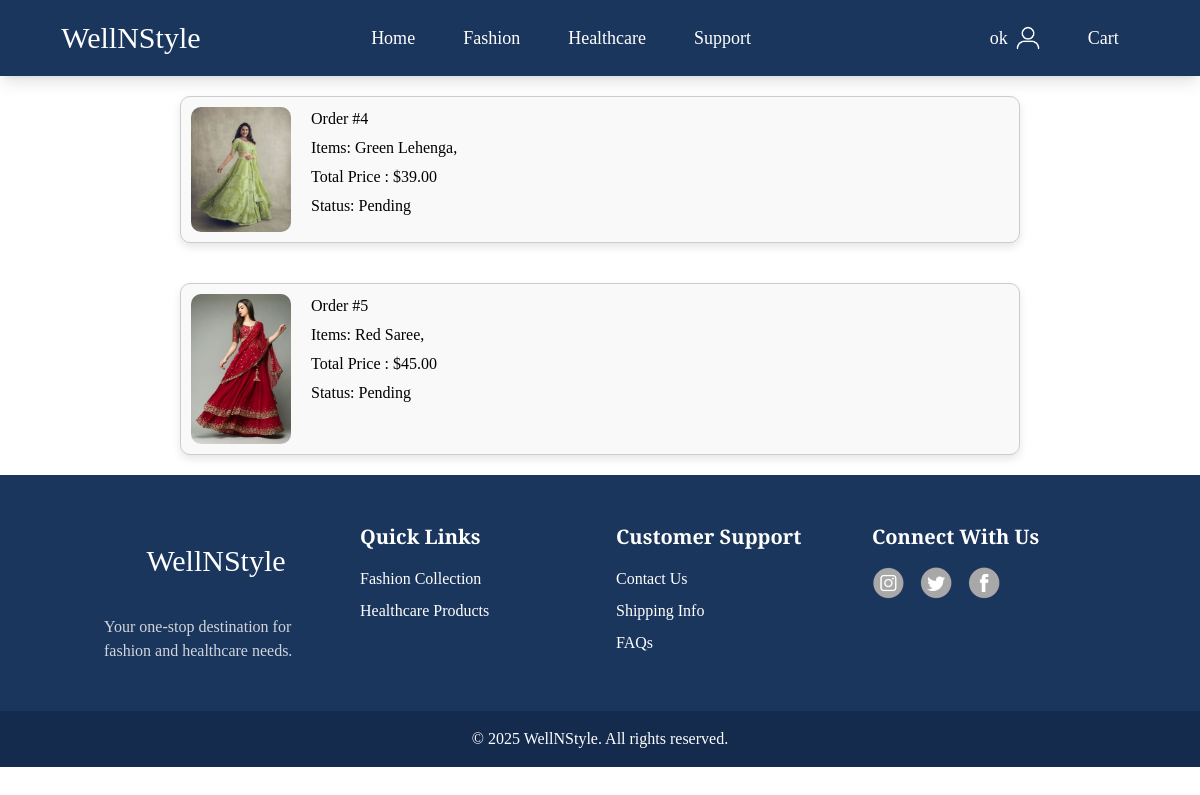
Screenshot of /orders/ (signed in) with the database file from the repository.
### ecom/models.py (models this page shows, shortened)
class Product(models.Model):
    name = models.CharField(max_length=255)
    description = models.TextField()
    price = models.DecimalField(max_digits=10, decimal_places=2)
    category = models.ForeignKey(Category, on_delete=models.CASCADE)
    image = models.ImageField(upload_to='product/img')
    stock_quantity = models.IntegerField()

class Order(models.Model):
    user = models.ForeignKey(User, on_delete=models.CASCADE)
    products = models.ManyToManyField(Product)
    total_price = models.DecimalField(max_digits=10, decimal_places=2)
    status = models.CharField(max_length=100)

### ecom/views.py (the view)
# urls.py: path('orders/',orders, name = 'orders'),
@login_required(login_url='/loginpg/')
def orders(request):
    user_orders = Order.objects.filter(user=request.user)
    return render(request, "ecom/orders.html", {'user_orders': user_orders})

### ecom/templates/ecom/orders.html (shortened to what this page needs)
{% extends 'ecom/base.html' %}
{% load static %}
{% block body %}
<div class="flex flex-col items-center">
    {% for order in user_orders %}
    <div class="order">
        <div class="order-details">
          {% for item in order.products.all %}
          <img src="{{ item.image.url }}" alt="{{ item.name }}" width="100">
          {% endfor %}
            <div class="order-info">
                <h3>Order #{{ order.id }}</h3>
                <p>Items: {% for item in order.products.all %} {{ item.name }}, {% endfor %}</p>
                <p>Total Price : ${{ order.total_price }}</p>
                <p>Status: {{ order.status }}</p>
            </div>
        </div>
    </div>
    {% empty %}
    <p>No orders found.</p>
    {% endfor %}
</div>
{% endblock %}

### ecom/templates/ecom/base.html (shortened to what this page needs)
{% load static %}
<!DOCTYPE html>
<html lang="en">
<head>
    <link rel="stylesheet" href="{% static './css/style.css' %}">
    <script src="https://cdn.tailwindcss.com"></script>
</head>
<body>
    <nav class="flex justify-around text-lg bg-[#1B365D] text-white shadow-lg">
        <ul>
            <li class="text-3xl text-center py-5">WellNStyle</li>
        </ul>
        <ul class="flex px-6 mr-12 items-center">
            <li class="hover:bg-[#4FA49D] transition-colors cursor-pointer px-6 py-6"><a href="/">Home</a></li>
            <li class="group relative hover:bg-[#4FA49D] transition-colors cursor-pointer px-6 py-6">
                <a href="/collection/">Fashion</a>
            </li>
            <li class="group relative hover:bg-[#4FA49D] transition-colors cursor-pointer px-6 py-6">
                <a href="{% url 'healthcare' %}">Healthcare</a>
            </li>
            <li class="hover:bg-[#4FA49D] transition-colors cursor-pointer px-6 py-6"><a href="/customercare/">Support</a></li>
        </ul>
        {% if user.is_authenticated %}
            <ul class="flex justify-center items-center">
                <li class="text-center px-5"><a href="/account/" class="flex items-center"><span>{{request.user}}</span><img src="/media/download.png" class="h-8 px-1"></a></li>
                <li class="hover:bg-[#4FA49D] transition-colors cursor-pointer px-5 py-6"><a href="/cart/">Cart</a></li>
            </ul>
        {% else %}
            <ul class="flex items-center">
                <li class="hover:text-gray-200 hover:underline cursor-pointer px-10 py-6"><a href="/loginpg/">Log In</a></li>
                <li class="hover:text-gray-200 hover:underline cursor-pointer px-10 py-6">Cart - </li>
            </ul>
        {% endif %}
    </nav>
    {% block body %}
    {% endblock %}
    <footer class="bg-[#1B365D] text-white">
        <div class="container mx-auto py-12 px-4 grid grid-cols-4 gap-8">
            <div>
                <p class="text-3xl text-center py-5"> WellNStyle </p>
                <p class="mt-4 text-gray-300">Your one-stop destination for fashion and healthcare needs.</p>
            </div>
            <div>
                <h3 class="text-xl font-semibold mb-4">Quick Links</h3>
                <ul class="space-y-2">
                    <li><a href="/collection/#fashion" class="hover:text-[#4FA49D]">Fashion Collection</a></li>
                    <li><a href="/collection/#healthcare" class="hover:text-[#4FA49D]">Healthcare Products</a></li>
                </ul>
            </div>
            <div>
                <h3 class="text-xl font-semibold mb-4">Customer Support</h3>
                <ul class="space-y-2">
                    <li><a href="/customercare/" class="hover:text-[#4FA49D]">Contact Us</a></li>
                    <li><a href="/customercare/" class="hover:text-[#4FA49D]">Shipping Info</a></li>
                    <li><a href="/customercare/" class="hover:text-[#4FA49D]">FAQs</a></li>
                </ul>
            </div>
            <div>
                <h3 class="text-xl font-semibold mb-4">Connect With Us</h3>
                <div class="flex space-x-4">
                    <a href="#" class="hover:opacity-75"><img class="w-8" src="{% static './img/ig.png' %}" alt="Instagram"></a>
                    <a href="#" class="hover:opacity-75"><img class="w-8" src="{% static './img/x.png' %}" alt="Twitter"></a>
                    <a href="#" class="hover:opacity-75"><img class="w-8" src="{% static './img/FB.png' %}" alt="Facebook"></a>
                </div>
            </div>
        </div>
        <div class="bg-[#152B4E] text-center py-4">
            <p>© 2025 WellNStyle. All rights reserved.</p>
        </div>
    </footer>
</body>
</html>

### ecom/static/css/style.css (style rules this page uses)
* { font-family: "Josefin Slab", serif; font-optical-sizing: auto; font-weight: 400; font-style: normal; }

### ecom/templates/ecom/orders.html (style rules this page uses)
.order { border: 1px solid #ccc; border-radius: 10px; margin: 20px; padding: 10px; width: 70%; background-color: #f9f9f9; box-shadow: 0 4px 8px rgba(0, 0, 0, 0.1); }
.order-details { display: flex; }
.order-details img { max-width: 150px; max-height: 150px; border-radius: 10px; margin-right: 20px; }
.order-info { flex-grow: 1; }
.order-info h3 { margin: 0; }
.order-info p { margin: 5px 0; }
.order-info p:last-child { margin-bottom: 10px; }

### rows the page displays
Order: id "4", total_price "39.00", status "Pending"
Product: image (picture), name "Green Lehenga"
Order: id "5", total_price "45.00", status "Pending"
Product: image (picture), name "Red Saree"

### other values shown
{{ request.user }} "ok"
